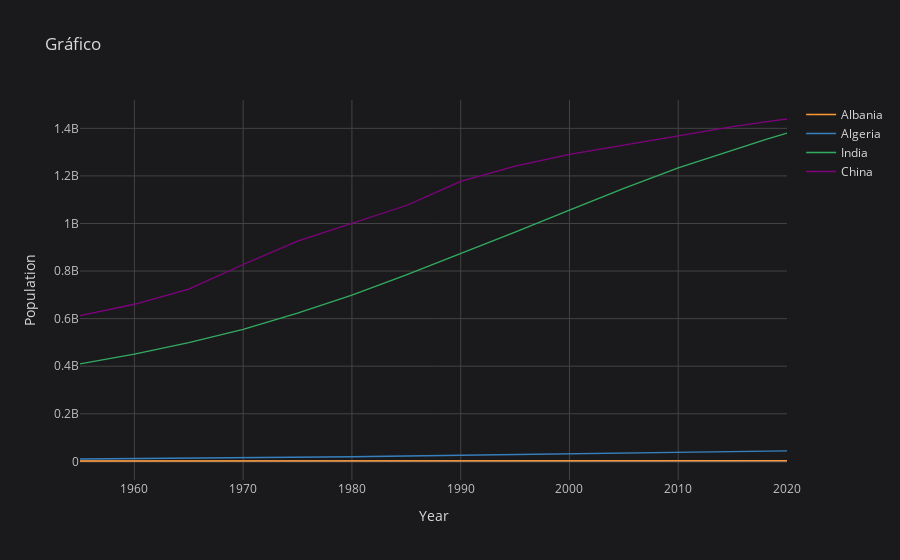

Write notebook code for a chart like this one.
### Code cell
# Gráfico de líneas
data[['Albania','Algeria','India', 'China']].iplot(kind="line", xTitle="Year", yTitle="Population", title="Gráfico")

### Figure 1 — Plotly figure (JSON) as saved in the notebook; plotly's stock layout.template omitted (floating-point values rounded to 4 significant figures)
{"data": [{"line": {"color": "rgba(255, 153, 51, 1.0)", "dash": "solid", "shape": "linear", "width": 1.3}, "mode": "lines", "name": "Albania", "text": "", "type": "scatter", "x": [1955, 1960, 1965, 1970, 1975, 1980, 1985, 1990, 1995, 2000, 2005, 2010, 2015, 2016, 2017, 2018, 2019, 2020], "y": [1419994, 1636090, 1896171, 2150707, 2411732, 2682690, 2969672, 3286073, 3112936, 3129243, 3086810, 2948023, 2890513, 2886438, 2884169, 2882740, 2880917, 2877797]}, {"line": {"color": "rgba(55, 128, 191, 1.0)", "dash": "solid", "shape": "linear", "width": 1.3}, "mode": "lines", "name": "Algeria", "text": "", "type": "scatter", "x": [1955, 1960, 1965, 1970, 1975, 1980, 1985, 1990, 1995, 2000, 2005, 2010, 2015, 2016, 2017, 2018, 2019, 2020], "y": [9774283, 11057863, 12550885, 14464985, 16607707, 19221665, 22431502, 25758869, 28757785, 31042235, 33149724, 35977455, 39728025, 40551392, 41389189, 42228408, 43053054, 43851044]}, {"line": {"color": "rgba(50, 171, 96, 1.0)", "dash": "solid", "shape": "linear", "width": 1.3}, "mode": "lines", "name": "India", "text": "", "type": "scatter", "x": [1955, 1960, 1965, 1970, 1975, 1980, 1985, 1990, 1995, 2000, 2005, 2010, 2015, 2016, 2017, 2018, 2019, 2020], "y": [409880595, 450547679, 499123324, 555189792, 623102897, 698952844, 784360008, 873277798, 963922588, 1056575549, 1147609927, 1234281170, 1310152403, 1324517249, 1338676785, 1352642280, 1366417754, 1380004385]}, {"line": {"color": "rgba(128, 0, 128, 1.0)", "dash": "solid", "shape": "linear", "width": 1.3}, "mode": "lines", "name": "China", "text": "", "type": "scatter", "x": [1955, 1960, 1965, 1970, 1975, 1980, 1985, 1990, 1995, 2000, 2005, 2010, 2015, 2016, 2017, 2018, 2019, 2020], "y": [612241554, 660408056, 724218968, 827601394, 926240885, 1000089235, 1075589361, 1176883674, 1240920535, 1290550765, 1330776380, 1368810615, 1406847870, 1414049351, 1421021791, 1427647786, 1433783686, 1439323776]}], "layout": {"autosize": true, "legend": {"bgcolor": "#1A1A1C", "font": {"color": "#D9D9D9"}}, "paper_bgcolor": "#1A1A1C", "plot_bgcolor": "#1A1A1C", "title": {"font": {"color": "#D9D9D9"}, "text": "Gráfico"}, "xaxis": {"autorange": true, "gridcolor": "#434343", "range": [1955, 2020], "showgrid": true, "tickfont": {"color": "#C2C2C2"}, "title": {"font": {"color": "#D9D9D9"}, "text": "Year"}, "type": "linear", "zerolinecolor": "#666570"}, "yaxis": {"autorange": true, "gridcolor": "#434343", "range": [-78460000.0, 1519000000.0], "showgrid": true, "tickfont": {"color": "#C2C2C2"}, "title": {"font": {"color": "#D9D9D9"}, "text": "Population"}, "type": "linear", "zerolinecolor": "#666570"}}}
